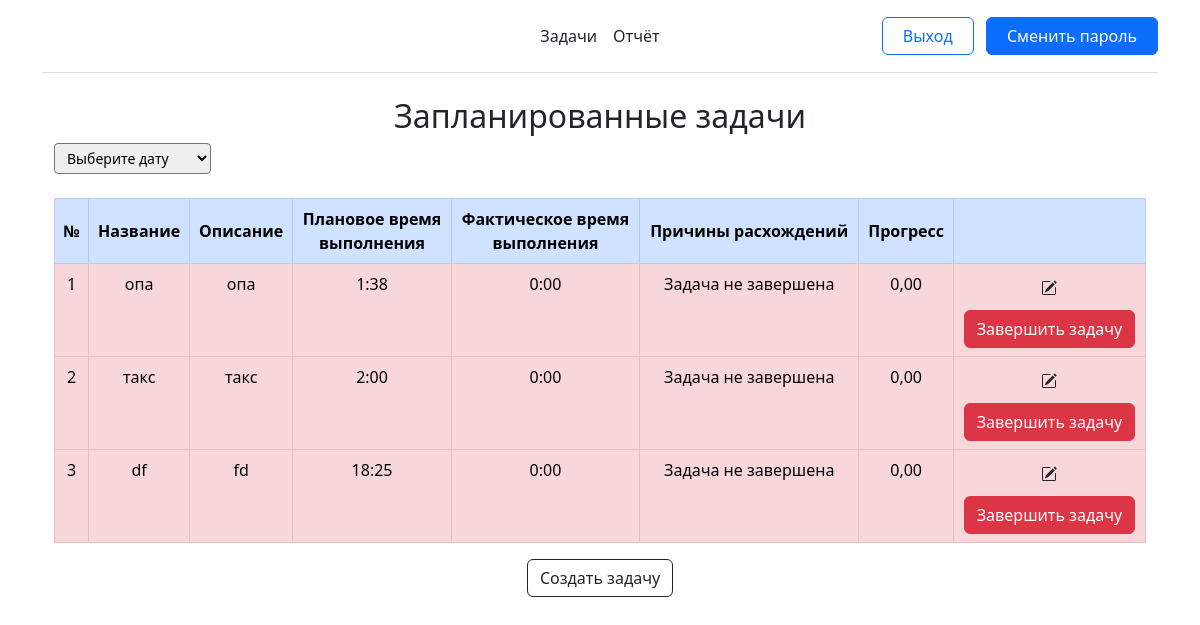
Screenshot of / (signed in) with the database file from the repository.
### main/models.py (models this page shows, shortened)
class Record(models.Model):
    date = models.DateField(null=False)
    name = models.CharField(null=False, max_length=255)
    description = models.TextField(null=True)
    user = models.ForeignKey(User, on_delete=models.CASCADE)
    planned_time = models.TimeField(null=False)
    actual_time = models.TimeField(null=True, default="00:00")
    reason = models.TextField(null=True, default="Задача не завершена")
    progress = models.DecimalField(max_digits=3, decimal_places=2, default=0,
                                   validators=[MinValueValidator(0), MaxValueValidator(1)])
    created_at = models.DateTimeField(auto_now_add=True)
    is_completed = models.BooleanField(default=False)
    on_delete = models.BooleanField(default=True)
    @property
    def is_past_due(self):
        return date.today() <= self.date
    @property
    def is_today(self):
        return date.today() == self.date
    class Meta:
        verbose_name = 'Задача'
        verbose_name_plural = 'Задачи'

### main/views.py (the view)
# urls.py: path('', views.index, name='home'),
@login_required
def index(request):
    tasks = Record.objects.order_by('date').filter(user=request.user, date__gte=date.today())
    dates = Record.objects.values_list('date', flat=True).distinct().order_by('date').filter(date__gte=date.today(), user=request.user)
    try:
        date_string = request.GET.get('date')
        selected_date = datetime.strptime(date_string, '%Y-%m-%d').date()
        tasks = tasks.filter(date=selected_date)
    except:
        selected_date = None
    return render(request, 'main/index.html', {
        'title': 'Текущие задачи',
        'tasks': tasks,
        'dates': dates,
        'selected_date': selected_date
    })

### main/templates/main/index.html (shortened to what this page needs)
{% extends 'main/base.html' %}
{% block content %}
    <h2 style="text-align: center">Запланированные задачи</h2>
    <div class="container">
    {% if tasks %}
    <form method="get">
        <div class="col-md-6">
            <div class="form-group">
                <select id="date-subject" name="date" class="form-control-sm custom-select">
                    <option {% if selected_date is None %} selected {% endif %} disabled>Выберите дату</option>
                </select>
            </div>
        </div>
    </form>
        <table class="table table-bordered" id="table" style="text-align: center">
        <br>
        <thead class="table-primary">
            <tr>
                <th scope="col" class="align-middle">№</th>
                <th scope="col" class="align-middle">Название</th>
                <th scope="col" class="align-middle">Описание</th>
                <th scope="col" class="align-middle">Плановое время <br>выполнения</th>
                <th scope="col" class="align-middle">Фактическое время <br>выполнения</th>
                <th scope="col" class="align-middle">Причины расхождений</th>
                <th scope="col" class="align-middle">Прогресс</th>
                <th></th>
            </tr>
        </thead>
        {% for el in tasks %}
            {% if el.is_past_due %}
            <tr {% if el.is_completed %}
                    class="table-success"
            {% elif not el.is_today and el.on_delete %}
                    class="table-warning"
            {% elif not el.is_today and not el.on_delete %}
                    class="table-info"
            {% else %}
                    class="table-danger"
            {% endif %}>
                <td> {{ forloop.counter }}</td>
                <td>{{ el.name }}</td>
                <td>{{ el.description }}</td>
                <td>{{ el.planned_time }}</td>
                <td>{{ el.actual_time }}</td>
                <td>{{ el.reason }}</td>
                <td>{{ el.progress }}</td>
                <td> {% if not el.is_completed and el.is_today %}
                    <button onclick="window.location.href='{% url 'edit' pk=el.id %}'" class="btn btn-class-outline-info shadow-none" style="margin-bottom: 5px; margin-top: -5px">
                    </button><br>
                    <button onclick="window.location.href='{% url 'complete' pk=el.id %}'" class="btn btn-danger">Завершить задачу</button>
                    {% elif not el.is_today and not el.on_delete and not el.is_completed %}
                    Задача назначена<br>администратором
                    {% else %}
                    Завершено
                    {% endif %}
                </td>
            </tr>
            {% endif %}
        {% endfor %}
        </table>
    {% else %}
        <p>У вас нет запланированных задач!</p>
    {% endif %}
     <div class="col text-center">
        <button class="btn btn-outline-dark" style="text-align: center" onclick="window.location.href='{% url 'create' %}'">Создать задачу</button>
     </div><br><br>
    </div>
    </div>
{% endblock %}

### rows the page displays
Record: name "опа", description "опа", planned_time "1:38", actual_time "0:00", reason "Задача не завершена", progress "0,00", is_completed False (drawn)
Record: name "такс", description "такс", planned_time "2:00", actual_time "0:00", reason "Задача не завершена", progress "0,00", is_completed False (drawn)
Record: name "df", description "fd", planned_time "18:25", actual_time "0:00", reason "Задача не завершена", progress "0,00", is_completed False (drawn)
